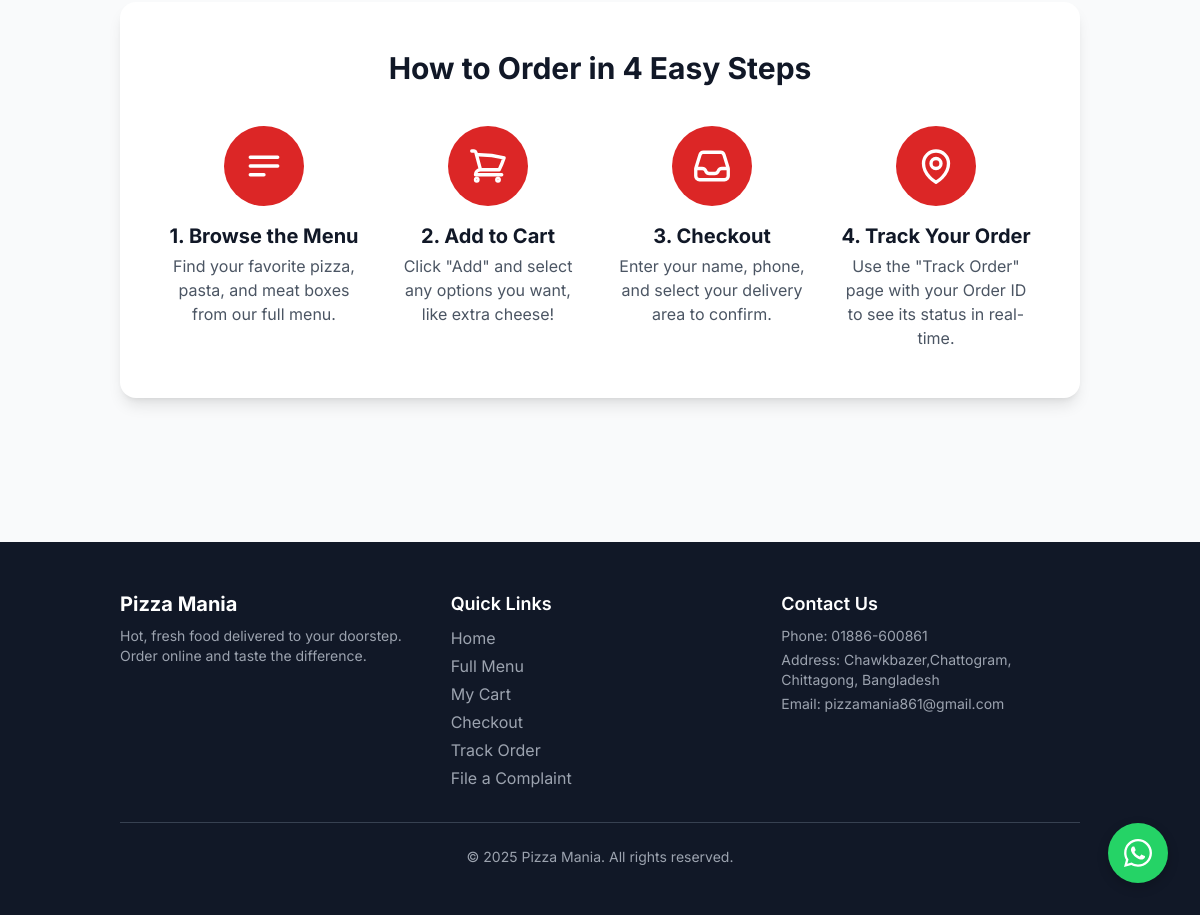
Before: / (lower part) with the older database file.
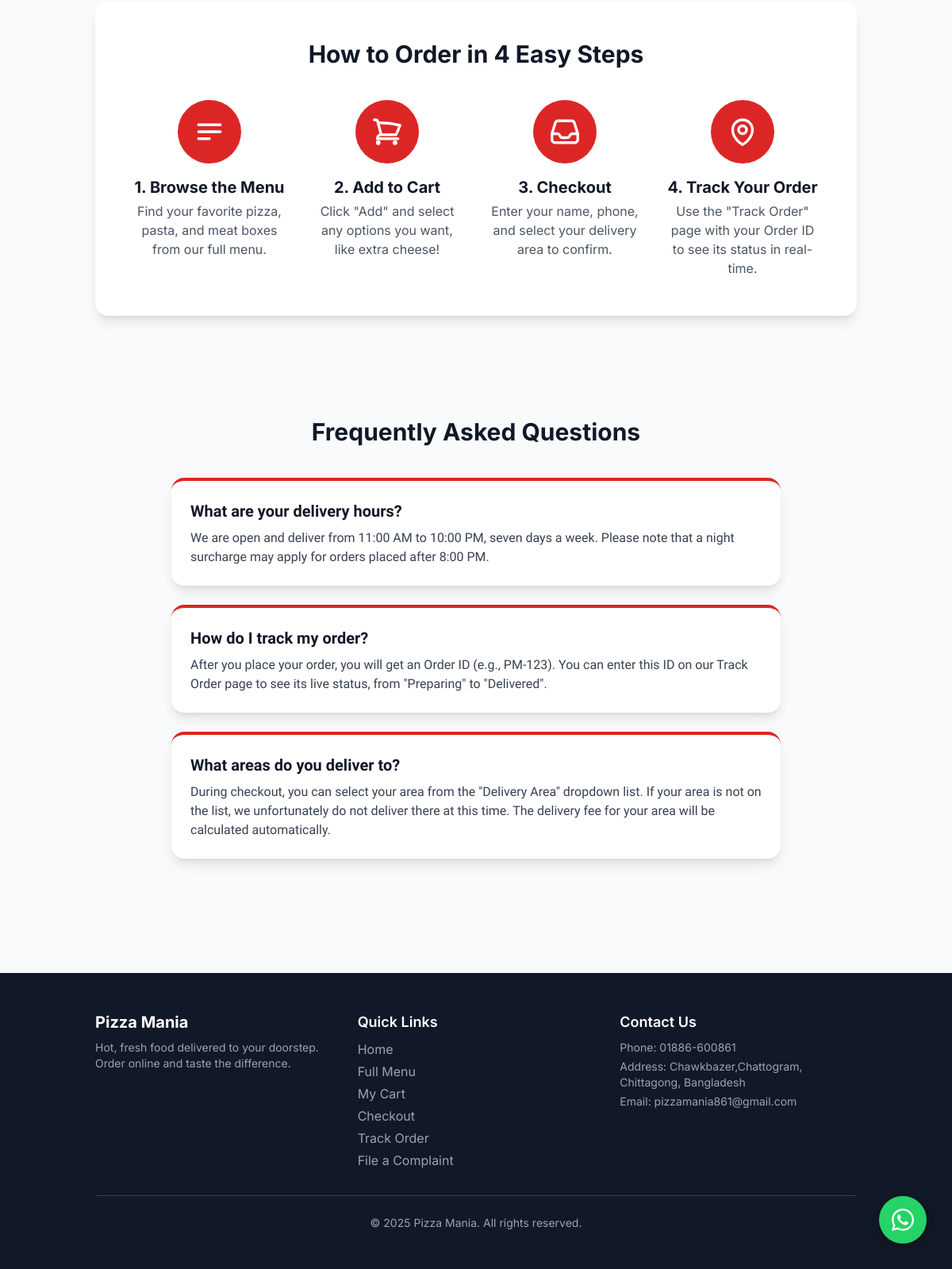
After: the same page with the newer database file.
### tables this page shows
CREATE TABLE IF NOT EXISTS `faq` (
  `id` int NOT NULL AUTO_INCREMENT,
  `question` text NOT NULL,
  `answer` text NOT NULL,
  `display_order` int NOT NULL DEFAULT '0',
  `is_visible` tinyint(1) NOT NULL DEFAULT '1',
  PRIMARY KEY (`id`)
);

### config.php (called while the page is built, shortened)
<?php
function e($data) {
    return htmlspecialchars($data ?? '', ENT_QUOTES, 'UTF-8');
}
?>

### index.php (the view, shortened to what this page needs)
<?php
require_once('includes/header.php');
$faqs = [];
$sql_faq = "SELECT * FROM faq WHERE is_visible = 1 ORDER BY display_order ASC";
$result_faq = $db->query($sql_faq);
if ($result_faq) {
    while ($row = $result_faq->fetch_assoc()) {
        $faqs[] = $row;
    }
}
?>
<section class="py-16">
    <div class="bg-white rounded-2xl shadow-lg p-8 md:p-12">
        <h2 class="text-3xl font-bold text-gray-900 mb-10 text-center">How to Order in 4 Easy Steps</h2>
        <div class="grid grid-cols-1 sm:grid-cols-2 lg:grid-cols-4 gap-8">
            <div class="text-center">
                <div class="flex items-center justify-center w-20 h-20 bg-brand-red text-white rounded-full mx-auto">
                    <svg xmlns="http://www.w3.org/2000/svg" fill="none" viewBox="0 0 24 24" stroke-width="2" stroke="currentColor" class="w-10 h-10">
                        <path stroke-linecap="round" stroke-linejoin="round" d="M3.75 6.75h16.5M3.75 12h16.5m-16.5 5.25H12" />
                    </svg>
                </div>
                <h3 class="mt-4 text-xl font-bold text-gray-900">1. Browse the Menu</h3>
                <p class="mt-1 text-gray-600">Find your favorite pizza, pasta, and meat boxes from our full menu.</p>
            </div>
            <div class="text-center">
                <div class="flex items-center justify-center w-20 h-20 bg-brand-red text-white rounded-full mx-auto">
                </div>
                <h3 class="mt-4 text-xl font-bold text-gray-900">2. Add to Cart</h3>
                <p class="mt-1 text-gray-600">Click "Add" and select any options you want, like extra cheese!</p>
            </div>
            <div class="text-center">
                <div class="flex items-center justify-center w-20 h-20 bg-brand-red text-white rounded-full mx-auto">
                </div>
                <h3 class="mt-4 text-xl font-bold text-gray-900">3. Checkout</h3>
                <p class="mt-1 text-gray-600">Enter your name, phone, and select your delivery area to confirm.</p>
            </div>
            <div class="text-center">
                <div class="flex items-center justify-center w-20 h-20 bg-brand-red text-white rounded-full mx-auto">
                </div>
                <h3 class="mt-4 text-xl font-bold text-gray-900">4. Track Your Order</h3>
                <p class="mt-1 text-gray-600">Use the "Track Order" page with your Order ID to see its status in real-time.</p>
            </div>
        </div>
    </div>
</section>
<?php if (!empty($faqs)): ?>
<section class="py-16">
    <div class="max-w-3xl mx-auto">
        <h2 class="text-3xl font-bold text-gray-900 mb-10 text-center">Frequently Asked Questions</h2>
        <div class="space-y-6">
            <?php foreach ($faqs as $faq): ?>
            <div class="bg-white rounded-2xl shadow-lg p-6 border-t-4 border-brand-red">
                <h3 class="text-xl font-bold text-gray-900 font-bangla">
                    <?php echo e($faq['question']); ?>
                </h3>
                <p class="text-gray-700 mt-2 font-bangla">
                    <?php echo nl2br(e($faq['answer'])); ?>
                </p>
            </div>
            <?php endforeach; ?>
        </div>
    </div>
</section>
<?php endif; ?>
<?php
require_once('includes/footer.php');
?>

Changed rows visible on the page:
added faq: question "What are your delivery hours?", answer "We are open and deliver from 11:00 AM to 10:00 PM, seven days a week. Please note that a night surcharge may apply for orders placed after 8:00 PM."
added faq: question "How do I track my order?", answer "After you place your order, you will get an Order ID (e.g., PM-123). You can enter this ID on our Track Order page to see its live status, from \"Preparing\" to \"Delivered\"."
added faq: question "What areas do you deliver to?", answer "During checkout, you can select your area from the \"Delivery Area\" dropdown list. If your area is not on the list, we unfortunately do not deliver there at this time. The delivery fee for your area will be calculated automatically."
Other visible differences:
text now shown: "Frequently Asked Questions"
